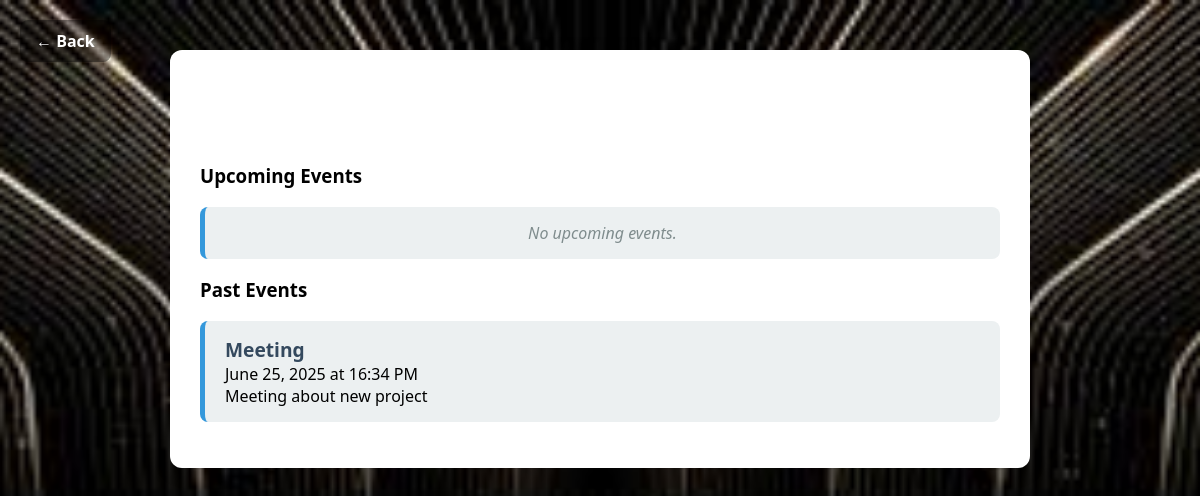
Screenshot of /events/ with the database file from the repository.
### employee/models.py (models this page shows, shortened)
class Event(models.Model):
    title = models.CharField(max_length=100)
    description = models.TextField(blank=True)
    date = models.DateField()
    time = models.TimeField(default=timezone.now)
    location = models.CharField(max_length=100, blank=True)
    created_at = models.DateTimeField(auto_now_add=True)

### employee/views.py (the view)
# urls.py: path('events/', views.view_events, name='employee_events'),
def view_events(request):
    today = timezone.now().date()
    upcoming_events = Event.objects.filter(date__gte=today).order_by('date')
    past_events = Event.objects.filter(date__lt=today).order_by('-date')
    return render(request, 'view_eventsemp.html', {
        'upcoming_events': upcoming_events,
        'past_events': past_events
    })

### templates/view_eventsemp.html (shortened to what this page needs)
{% load static %}
<!DOCTYPE html>
<html>
<head>
</head>
<body>
    <div style="
      position: absolute;
      top: 20px;
      left: 20px;
      background-color: rgba(0, 0, 0, 0.4);
      padding: 10px 16px;
      border-radius: 8px;
      z-index: 1000;
      ">
      <a href="javascript:history.back()" style="
          text-decoration: none;
          color: #ffffff;
          font-weight: bold;
          font-size: 16px;
      ">
          &larr; Back
      </a>
    </div>
    <div class="container">
        <h2>Company Events</h2>
        <h3 class="section-title">Upcoming Events</h3>
        <ul>
            {% for event in upcoming_events %}
                <li>
                    <strong>{{ event.title }}</strong>
                    <div class="event-date">{{ event.date }}{% if event.time %} at {{ event.time|time:"H:i A" }}{% endif %}</div>
                    <div>{{ event.description }}</div>
                </li>
            {% empty %}
                <li class="empty-message">No upcoming events.</li>
            {% endfor %}
        </ul>
        <h3 class="section-title">Past Events</h3>
        <ul>
            {% for event in past_events %}
                <li>
                    <strong>{{ event.title }}</strong>
                    <div class="event-date">{{ event.date }}{% if event.time %} at {{ event.time|time:"H:i A" }}{% endif %}</div>
                    <div>{{ event.description }}</div>
                </li>
            {% empty %}
                <li class="empty-message">No past events.</li>
            {% endfor %}
        </ul>
    </div>
</body>
</html>

### rows the page displays
Event: title "Meeting", date "June 25, 2025", time "16:34 PM", description "Meeting about new project"
